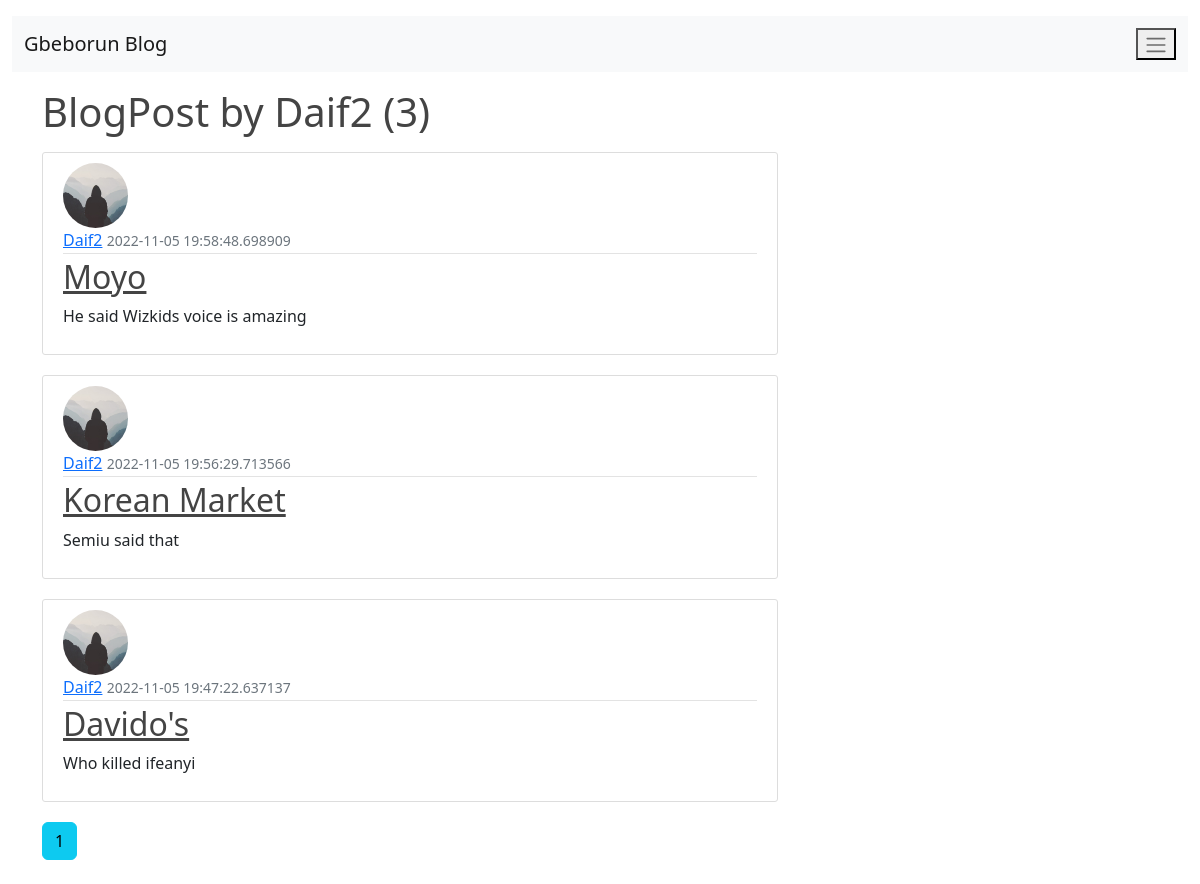
/user/Daif2, run on the app's committed database.
### project/models.py (models this page shows, shortened)
class User(db.Model, UserMixin):
    id = db.Column(db.Integer(), primary_key=True)
    username = db.Column(db.String(20), unique=True, nullable=False)
    email = db.Column(db.String(120), unique=True, nullable=False)
    image_file = db.Column(db.String(20), nullable=False, default="default.jpg")
    password = db.Column(db.String(60), nullable=False)
    news = db.relationship("News", backref="author", lazy=True)

class News(db.Model):
    id = db.Column(db.Integer(), primary_key=True)
    title = db.Column(db.String(100), nullable=False)
    date_posted = db.Column(db.String(), nullable=False, default=datetime.utcnow)
    content = db.Column(db.Text, nullable=False)
    user_id = db.Column(db.Integer(), db.ForeignKey("user.id"), nullable=False)

### project/routes.py (the view)
@app.route("/user/<string:username>")
def user_posts(username):
    page = request.args.get('page', 1, type=int)
    user = User.query.filter_by(username=username).first_or_404()
    news = News.query.filter_by(author=user).order_by(News.date_posted.desc()).paginate(page=page, per_page=5)
    return render_template("user_news.html", news=news, user=user)

### project/templates/user_news.html (shortened to what this page needs)
{% extends 'base.html' %}
{% block content %}
    <h1 class="mb-3">BlogPost by {{ user.username }} ({{ news.total }})</h1>
    {% for new in news.items %}
        <article class="media content-section">
            <img src="{{ url_for('static', filename='profile_pics/' + new.author.image_file) }}" class="rounded-circle article-img" alt="">
            <div class="media-body">
                <div class="article-metadata">
                    <a class="mr-2" href="{{ url_for('user_posts', username=new.author.username) }}">{{ new.author.username }}</a>
                    <small class="text-muted">{{ new.date_posted }}</small>
                </div>
                <h2><a class="article-title" href="{{ url_for('post', post_id=new.id) }}">{{ new.title }}</a></h2>
                <p class="article-content">{{ new.content }}</p>
            </div>
        </article>
    {% endfor %}
    {% for page_num in news.iter_pages(left_edge=1, right_edge=1, left_current=1, right_current=2) %}
        {% if page_num %}
            {% if news.page == page_num %}
                <a class="btn btn-info mb-4" href="{{ url_for('home', page=page_num) }}">{{ page_num }}</a>
            {% else %}
                <a class="btn btn-outline-info mb-4" href="{{ url_for('home', page=page_num) }}">{{ page_num }}</a>
            {%endif%}
        {%endif%}
    {% endfor %}
{% endblock %}

### project/static/main.css (style rules this page uses)
body { background: #fafafa; color: #333333; margin-top: 5rem; }
h1, h2, h3, h4, h5, h6 { color: #444444; }
.content-section { background: #ffffff; padding: 10px 20px; border: 1px solid #dddddd; border-radius: 3px; margin-bottom: 20px; }
.article-title { color: #444444; }
.article-content { white-space: pre-line; }
.article-img { height: 65px; width: 65px; margin-right: 16px; }
.article-metadata { padding-bottom: 1px; margin-bottom: 4px; border-bottom: 1px solid #e3e3e3 }

### data on the page
User: username "Daif2"
News: image_file (placeholder picture), author.username "Daif2", date_posted "2022-11-05 19:58:48.698909", title "Moyo", content "He said Wizkids voice is amazing"
News: image_file (placeholder picture), author.username "Daif2", date_posted "2022-11-05 19:56:29.713566", title "Korean Market", content "Semiu said that"
News: image_file (placeholder picture), author.username "Daif2", date_posted "2022-11-05 19:47:22.637137", title "Davido's", content "Who killed ifeanyi"

### other printed values
{{ news.total }} "3"
{{ page_num }} "1"
